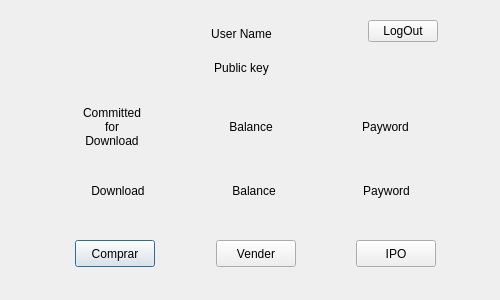
<?xml version="1.0" encoding="UTF-8"?>
<ui version="4.0">
 <class>BalanceDialog</class>
 <widget class="QDialog" name="BalanceDialog">
  <property name="geometry">
   <rect>
    <x>0</x>
    <y>0</y>
    <width>500</width>
    <height>300</height>
   </rect>
  </property>
  <property name="minimumSize">
   <size>
    <width>500</width>
    <height>300</height>
   </size>
  </property>
  <property name="maximumSize">
   <size>
    <width>500</width>
    <height>300</height>
   </size>
  </property>
  <property name="windowTitle">
   <string>Dialog</string>
  </property>
  <widget class="QWidget" name="layoutWidget">
   <property name="geometry">
    <rect>
     <x>0</x>
     <y>100</y>
     <width>491</width>
     <height>53</height>
    </rect>
   </property>
   <layout class="QHBoxLayout" name="horizontalLayout_2">
    <item>
     <spacer name="horizontalSpacer_4">
      <property name="orientation">
       <enum>Qt::Horizontal</enum>
      </property>
      <property name="sizeHint" stdset="0">
       <size>
        <width>58</width>
        <height>20</height>
       </size>
      </property>
     </spacer>
    </item>
    <item>
     <widget class="QLabel" name="downloadBalance">
      <property name="maximumSize">
       <size>
        <width>80</width>
        <height>60</height>
       </size>
      </property>
      <property name="text">
       <string>Committed for Download</string>
      </property>
      <property name="alignment">
       <set>Qt::AlignCenter</set>
      </property>
      <property name="wordWrap">
       <bool>true</bool>
      </property>
     </widget>
    </item>
    <item>
     <spacer name="horizontalSpacer_6">
      <property name="orientation">
       <enum>Qt::Horizontal</enum>
      </property>
      <property name="sizeHint" stdset="0">
       <size>
        <width>58</width>
        <height>20</height>
       </size>
      </property>
     </spacer>
    </item>
    <item>
     <widget class="QLabel" name="globalBalance">
      <property name="maximumSize">
       <size>
        <width>80</width>
        <height>60</height>
       </size>
      </property>
      <property name="text">
       <string>Balance</string>
      </property>
      <property name="alignment">
       <set>Qt::AlignCenter</set>
      </property>
      <property name="wordWrap">
       <bool>true</bool>
      </property>
     </widget>
    </item>
    <item>
     <spacer name="horizontalSpacer_7">
      <property name="orientation">
       <enum>Qt::Horizontal</enum>
      </property>
      <property name="sizeHint" stdset="0">
       <size>
        <width>58</width>
        <height>20</height>
       </size>
      </property>
     </spacer>
    </item>
    <item>
     <widget class="QLabel" name="paywordBalance">
      <property name="maximumSize">
       <size>
        <width>80</width>
        <height>60</height>
       </size>
      </property>
      <property name="text">
       <string>Payword</string>
      </property>
      <property name="alignment">
       <set>Qt::AlignCenter</set>
      </property>
     </widget>
    </item>
    <item>
     <spacer name="horizontalSpacer_5">
      <property name="orientation">
       <enum>Qt::Horizontal</enum>
      </property>
      <property name="sizeHint" stdset="0">
       <size>
        <width>58</width>
        <height>20</height>
       </size>
      </property>
     </spacer>
    </item>
   </layout>
  </widget>
  <widget class="QWidget" name="layoutWidget">
   <property name="geometry">
    <rect>
     <x>10</x>
     <y>180</y>
     <width>481</width>
     <height>22</height>
    </rect>
   </property>
   <layout class="QHBoxLayout" name="horizontalLayout_3">
    <item>
     <spacer name="horizontalSpacer_8">
      <property name="orientation">
       <enum>Qt::Horizontal</enum>
      </property>
      <property name="sizeHint" stdset="0">
       <size>
        <width>40</width>
        <height>20</height>
       </size>
      </property>
     </spacer>
    </item>
    <item>
     <widget class="QLabel" name="downloadBalance_value">
      <property name="maximumSize">
       <size>
        <width>80</width>
        <height>60</height>
       </size>
      </property>
      <property name="styleSheet">
       <string notr="true"/>
      </property>
      <property name="text">
       <string>Download</string>
      </property>
      <property name="alignment">
       <set>Qt::AlignCenter</set>
      </property>
     </widget>
    </item>
    <item>
     <spacer name="horizontalSpacer_9">
      <property name="orientation">
       <enum>Qt::Horizontal</enum>
      </property>
      <property name="sizeHint" stdset="0">
       <size>
        <width>40</width>
        <height>20</height>
       </size>
      </property>
     </spacer>
    </item>
    <item>
     <widget class="QLabel" name="globalBalance_value">
      <property name="maximumSize">
       <size>
        <width>80</width>
        <height>60</height>
       </size>
      </property>
      <property name="text">
       <string>Balance</string>
      </property>
      <property name="alignment">
       <set>Qt::AlignCenter</set>
      </property>
     </widget>
    </item>
    <item>
     <spacer name="horizontalSpacer_10">
      <property name="orientation">
       <enum>Qt::Horizontal</enum>
      </property>
      <property name="sizeHint" stdset="0">
       <size>
        <width>40</width>
        <height>20</height>
       </size>
      </property>
     </spacer>
    </item>
    <item>
     <widget class="QLabel" name="paywordBalance_value">
      <property name="maximumSize">
       <size>
        <width>80</width>
        <height>60</height>
       </size>
      </property>
      <property name="text">
       <string>Payword</string>
      </property>
      <property name="alignment">
       <set>Qt::AlignCenter</set>
      </property>
     </widget>
    </item>
    <item>
     <spacer name="horizontalSpacer_11">
      <property name="orientation">
       <enum>Qt::Horizontal</enum>
      </property>
      <property name="sizeHint" stdset="0">
       <size>
        <width>40</width>
        <height>20</height>
       </size>
      </property>
     </spacer>
    </item>
   </layout>
  </widget>
  <widget class="QWidget" name="layoutWidget">
   <property name="geometry">
    <rect>
     <x>20</x>
     <y>240</y>
     <width>471</width>
     <height>27</height>
    </rect>
   </property>
   <layout class="QHBoxLayout" name="horizontalLayout">
    <item>
     <spacer name="horizontalSpacer_12">
      <property name="orientation">
       <enum>Qt::Horizontal</enum>
      </property>
      <property name="sizeHint" stdset="0">
       <size>
        <width>40</width>
        <height>20</height>
       </size>
      </property>
     </spacer>
    </item>
    <item>
     <widget class="QPushButton" name="buyButton">
      <property name="maximumSize">
       <size>
        <width>80</width>
        <height>30</height>
       </size>
      </property>
      <property name="text">
       <string>Comprar</string>
      </property>
     </widget>
    </item>
    <item>
     <spacer name="horizontalSpacer_13">
      <property name="orientation">
       <enum>Qt::Horizontal</enum>
      </property>
      <property name="sizeHint" stdset="0">
       <size>
        <width>40</width>
        <height>20</height>
       </size>
      </property>
     </spacer>
    </item>
    <item>
     <widget class="QPushButton" name="sellButton">
      <property name="maximumSize">
       <size>
        <width>80</width>
        <height>30</height>
       </size>
      </property>
      <property name="text">
       <string>Vender</string>
      </property>
     </widget>
    </item>
    <item>
     <spacer name="horizontalSpacer_14">
      <property name="orientation">
       <enum>Qt::Horizontal</enum>
      </property>
      <property name="sizeHint" stdset="0">
       <size>
        <width>40</width>
        <height>20</height>
       </size>
      </property>
     </spacer>
    </item>
    <item>
     <widget class="QPushButton" name="IPOButton">
      <property name="maximumSize">
       <size>
        <width>80</width>
        <height>30</height>
       </size>
      </property>
      <property name="text">
       <string>IPO</string>
      </property>
     </widget>
    </item>
    <item>
     <spacer name="horizontalSpacer_15">
      <property name="orientation">
       <enum>Qt::Horizontal</enum>
      </property>
      <property name="sizeHint" stdset="0">
       <size>
        <width>40</width>
        <height>20</height>
       </size>
      </property>
     </spacer>
    </item>
   </layout>
  </widget>
  <widget class="QWidget" name="layoutWidget">
   <property name="geometry">
    <rect>
     <x>3</x>
     <y>20</y>
     <width>491</width>
     <height>61</height>
    </rect>
   </property>
   <layout class="QHBoxLayout" name="horizontalLayout_4">
    <item>
     <spacer name="horizontalSpacer">
      <property name="orientation">
       <enum>Qt::Horizontal</enum>
      </property>
      <property name="sizeHint" stdset="0">
       <size>
        <width>208</width>
        <height>20</height>
       </size>
      </property>
     </spacer>
    </item>
    <item>
     <layout class="QVBoxLayout" name="verticalLayout_2">
      <item>
       <widget class="QLabel" name="userName">
        <property name="sizePolicy">
         <sizepolicy hsizetype="Expanding" vsizetype="Preferred">
          <horstretch>0</horstretch>
          <verstretch>0</verstretch>
         </sizepolicy>
        </property>
        <property name="maximumSize">
         <size>
          <width>400</width>
          <height>40</height>
         </size>
        </property>
        <property name="contextMenuPolicy">
         <enum>Qt::DefaultContextMenu</enum>
        </property>
        <property name="acceptDrops">
         <bool>false</bool>
        </property>
        <property name="layoutDirection">
         <enum>Qt::LeftToRight</enum>
        </property>
        <property name="autoFillBackground">
         <bool>true</bool>
        </property>
        <property name="frameShape">
         <enum>QFrame::NoFrame</enum>
        </property>
        <property name="text">
         <string>User Name</string>
        </property>
        <property name="scaledContents">
         <bool>true</bool>
        </property>
        <property name="alignment">
         <set>Qt::AlignCenter</set>
        </property>
        <property name="wordWrap">
         <bool>false</bool>
        </property>
       </widget>
      </item>
      <item>
       <widget class="QLabel" name="publicKey">
        <property name="sizePolicy">
         <sizepolicy hsizetype="Expanding" vsizetype="Preferred">
          <horstretch>0</horstretch>
          <verstretch>0</verstretch>
         </sizepolicy>
        </property>
        <property name="maximumSize">
         <size>
          <width>400</width>
          <height>40</height>
         </size>
        </property>
        <property name="contextMenuPolicy">
         <enum>Qt::DefaultContextMenu</enum>
        </property>
        <property name="layoutDirection">
         <enum>Qt::LeftToRight</enum>
        </property>
        <property name="frameShape">
         <enum>QFrame::NoFrame</enum>
        </property>
        <property name="text">
         <string>Public key</string>
        </property>
        <property name="scaledContents">
         <bool>true</bool>
        </property>
        <property name="alignment">
         <set>Qt::AlignCenter</set>
        </property>
        <property name="wordWrap">
         <bool>false</bool>
        </property>
       </widget>
      </item>
     </layout>
    </item>
    <item>
     <spacer name="horizontalSpacer_2">
      <property name="orientation">
       <enum>Qt::Horizontal</enum>
      </property>
      <property name="sizeHint" stdset="0">
       <size>
        <width>90</width>
        <height>20</height>
       </size>
      </property>
     </spacer>
    </item>
    <item>
     <layout class="QVBoxLayout" name="verticalLayout">
      <item>
       <widget class="QPushButton" name="logOutButton">
        <property name="maximumSize">
         <size>
          <width>70</width>
          <height>50</height>
         </size>
        </property>
        <property name="text">
         <string>LogOut</string>
        </property>
       </widget>
      </item>
      <item>
       <spacer name="verticalSpacer">
        <property name="orientation">
         <enum>Qt::Vertical</enum>
        </property>
        <property name="sizeHint" stdset="0">
         <size>
          <width>20</width>
          <height>13</height>
         </size>
        </property>
       </spacer>
      </item>
     </layout>
    </item>
    <item>
     <spacer name="horizontalSpacer_3">
      <property name="orientation">
       <enum>Qt::Horizontal</enum>
      </property>
      <property name="sizeHint" stdset="0">
       <size>
        <width>10</width>
        <height>20</height>
       </size>
      </property>
     </spacer>
    </item>
   </layout>
  </widget>
 </widget>
 <resources/>
 <connections>
  <connection>
   <sender>logOutButton</sender>
   <signal>clicked()</signal>
   <receiver>BalanceDialog</receiver>
   <slot>flushCredentials()</slot>
   <hints>
    <hint type="sourcelabel">
     <x>413</x>
     <y>50</y>
    </hint>
    <hint type="destinationlabel">
     <x>454</x>
     <y>86</y>
    </hint>
   </hints>
  </connection>
  <connection>
   <sender>buyButton</sender>
   <signal>clicked()</signal>
   <receiver>BalanceDialog</receiver>
   <slot>open()</slot>
   <hints>
    <hint type="sourcelabel">
     <x>122</x>
     <y>252</y>
    </hint>
    <hint type="destinationlabel">
     <x>50</x>
     <y>182</y>
    </hint>
   </hints>
  </connection>
  <connection>
   <sender>sellButton</sender>
   <signal>clicked()</signal>
   <receiver>BalanceDialog</receiver>
   <slot>open()</slot>
   <hints>
    <hint type="sourcelabel">
     <x>267</x>
     <y>250</y>
    </hint>
    <hint type="destinationlabel">
     <x>257</x>
     <y>184</y>
    </hint>
   </hints>
  </connection>
  <connection>
   <sender>IPOButton</sender>
   <signal>clicked()</signal>
   <receiver>BalanceDialog</receiver>
   <slot>open()</slot>
   <hints>
    <hint type="sourcelabel">
     <x>401</x>
     <y>251</y>
    </hint>
    <hint type="destinationlabel">
     <x>475</x>
     <y>206</y>
    </hint>
   </hints>
  </connection>
 </connections>
</ui>
